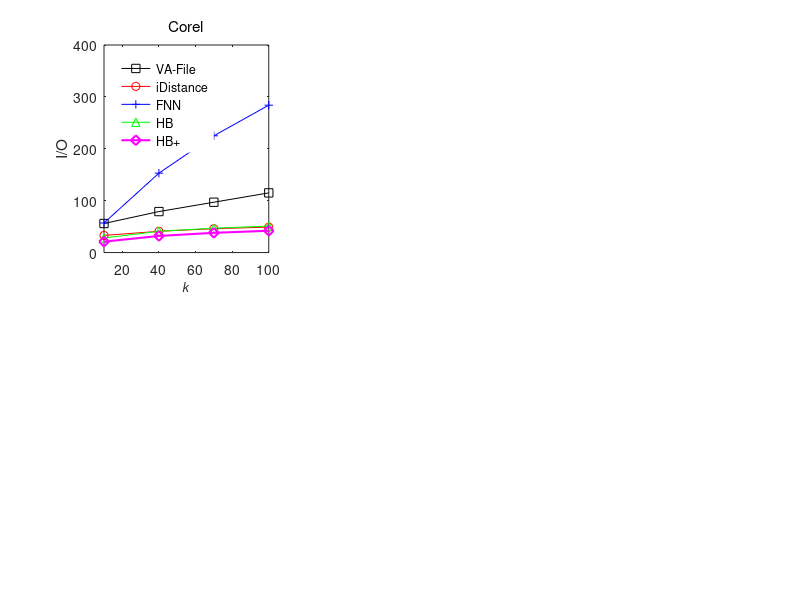

MATLAB code to generate this figure: (Note: this script raises an error after producing the figure.)
%% compare I/O between HB, HBPlus, VA-File, iDistance
% common configurations
linesolid = ['-ks'; '-ro'; '-g^'; '-cv'; '-md'; '-ko';'-rv';'-b+'];
linedashed = [':ks'; ':ro'; ':g^'; ':cv'; ':md'; ':ko';':rv';':b+'];
hold on;
box on;
set(gcf,'Position',[100 100 1400, 720]);
x_k = [10:30:100];

% Corel
subplot(2,3,1);
y_io = [...
    56, 79, 97, 115;...
    33,41,46,49;...
    57,153,225,284;...
    28,41,47,51;...
    21,32,38,42];
plot(...
        x_k, y_io(1,:), linesolid(1,:), ...
        x_k, y_io(2,:), linesolid(2,:), ...
        x_k, y_io(3,:), linesolid(8,:), ...
        x_k, y_io(4,:), linesolid(3,:), ...
        x_k, y_io(5,:), linesolid(5,:), ...
        'LineWidth',1.5, 'MarkerSize',7);
title('Corel', 'Fontname', 'Helvetica', 'FontAngle', 'Normal', 'FontWeight', 'Normal');
xlabel('k');
ylabel('I/O');
h=legend('VA-File', 'iDistance', 'FNN', 'HB', 'HB+');
set(h, 'EdgeColor', 'White', 'Location', 'NorthWest');
axis([min(x_k), max(x_k), 0, 400]);
set(get(gca,'XLabel'),'FontSize',9, 'FontAngle', 'Italic', 'FontWeight', 'Normal', 'Vertical','top');
set(get(gca,'YLabel'),'FontSize',10, 'FontAngle', 'Italic', 'FontWeight', 'Normal', 'Vertical','bottom');
set(gca, 'Fontname', 'Helvetica',  'FontSize',9);
set(gca, 'XTick', x_k');
set(gca, 'YTick', [0:100:400]);

% Aerial
subplot(2,3,2);
y_io = [...
    512,534,556,576;...
    491,548,574,593;...
    74,218,336,441;...
    154,193,214,231;...
    125,161,180,196];
plot(...
        x_k, y_io(1,:), linesolid(1,:), ...
        x_k, y_io(2,:), linesolid(2,:), ...
        x_k, y_io(3,:), linesolid(8,:), ...
        x_k, y_io(4,:), linesolid(3,:), ...
        x_k, y_io(5,:), linesolid(5,:), ...
        'LineWidth',1.5, 'MarkerSize',7);
title('Aerial', 'Fontname', 'Helvetica', 'FontAngle', 'Normal', 'FontWeight', 'Normal');
xlabel('k');
ylabel('I/O');
h=legend('VA-File', 'iDistance', 'FNN', 'HB', 'HB+');
set(h, 'EdgeColor', 'White', 'Location', 'NorthWest');
axis([min(x_k), max(x_k), 50, 600]);
set(get(gca,'XLabel'),'FontSize',9, 'FontAngle', 'Italic', 'FontWeight', 'Normal', 'Vertical','top');
set(get(gca,'YLabel'),'FontSize',10, 'FontAngle', 'Italic', 'FontWeight', 'Normal', 'Vertical','bottom');
set(gca, 'Fontname', 'Helvetica',  'FontSize',9);
set(gca, 'XTick', x_k');
set(gca, 'YTick', [50:100:600]);

%% I/O cost
% WT
subplot(2,3,3);
x_k = [10:30:100];
y_io = [...
    827,962,1033,1096;...
    1903,2014,2070,2109;...
    74,257,421,573;...
    287,362,400,428;...
    233,299,333,356];
plot(...
        x_k, y_io(1,:), linesolid(1,:), ...
        x_k, y_io(2,:), linesolid(2,:), ...
        x_k, y_io(3,:), linesolid(8,:), ...
        x_k, y_io(4,:), linesolid(3,:), ...
        x_k, y_io(5,:), linesolid(5,:), ...
        'LineWidth',1.5, 'MarkerSize',7);
title('WT', 'Fontname', 'Helvetica', 'FontAngle', 'Normal', 'FontWeight', 'Normal');
xlabel('k');
ylabel('I/O');
h=legend('VA-File', 'iDistance', 'FNN', 'HB', 'HB+');
set(h, 'EdgeColor', 'White', 'Location', 'NorthWest');
axis([min(x_k), max(x_k), 0, 2150]);
set(get(gca,'XLabel'),'FontSize',9, 'FontAngle', 'Italic', 'FontWeight', 'Normal', 'Vertical','top');
set(get(gca,'YLabel'),'FontSize',10, 'FontAngle', 'Italic', 'FontWeight', 'Normal', 'Vertical','bottom');
set(gca, 'Fontname', 'Helvetica',  'FontSize',9);
set(gca, 'XTick', x_k');
set(gca, 'YTick', [0:500:2150]);